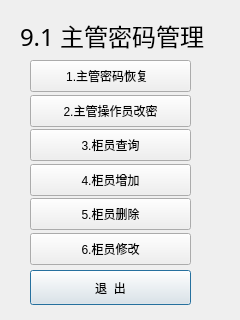
<?xml version="1.0" encoding="UTF-8"?>
<ui version="4.0">
 <class>mainkey91</class>
 <widget class="QDialog" name="mainkey91">
  <property name="geometry">
   <rect>
    <x>0</x>
    <y>0</y>
    <width>240</width>
    <height>320</height>
   </rect>
  </property>
  <property name="windowTitle">
   <string>Dialog</string>
  </property>
  <widget class="QLabel" name="label">
   <property name="geometry">
    <rect>
     <x>20</x>
     <y>20</y>
     <width>201</width>
     <height>31</height>
    </rect>
   </property>
   <property name="font">
    <font>
     <family>AR PL UKai CN</family>
     <pointsize>18</pointsize>
    </font>
   </property>
   <property name="text">
    <string>9.1 主管密码管理</string>
   </property>
  </widget>
  <widget class="QPushButton" name="pushButton_7">
   <property name="geometry">
    <rect>
     <x>30</x>
     <y>270</y>
     <width>161</width>
     <height>35</height>
    </rect>
   </property>
   <property name="text">
    <string>退  出</string>
   </property>
  </widget>
  <widget class="QPushButton" name="pushButton_1">
   <property name="geometry">
    <rect>
     <x>30</x>
     <y>60</y>
     <width>161</width>
     <height>32</height>
    </rect>
   </property>
   <property name="text">
    <string>1.主管密码恢复  </string>
   </property>
  </widget>
  <widget class="QPushButton" name="pushButton_3">
   <property name="geometry">
    <rect>
     <x>30</x>
     <y>129</y>
     <width>161</width>
     <height>32</height>
    </rect>
   </property>
   <property name="text">
    <string>3.柜员查询</string>
   </property>
  </widget>
  <widget class="QPushButton" name="pushButton_6">
   <property name="geometry">
    <rect>
     <x>30</x>
     <y>233</y>
     <width>161</width>
     <height>32</height>
    </rect>
   </property>
   <property name="text">
    <string>6.柜员修改</string>
   </property>
  </widget>
  <widget class="QPushButton" name="pushButton_2">
   <property name="geometry">
    <rect>
     <x>30</x>
     <y>95</y>
     <width>161</width>
     <height>32</height>
    </rect>
   </property>
   <property name="text">
    <string>2.主管操作员改密</string>
   </property>
  </widget>
  <widget class="QPushButton" name="pushButton_4">
   <property name="geometry">
    <rect>
     <x>30</x>
     <y>164</y>
     <width>161</width>
     <height>32</height>
    </rect>
   </property>
   <property name="text">
    <string>4.柜员增加</string>
   </property>
  </widget>
  <widget class="QPushButton" name="pushButton_5">
   <property name="geometry">
    <rect>
     <x>30</x>
     <y>198</y>
     <width>161</width>
     <height>32</height>
    </rect>
   </property>
   <property name="text">
    <string>5.柜员删除</string>
   </property>
  </widget>
 </widget>
 <resources/>
 <connections/>
</ui>
